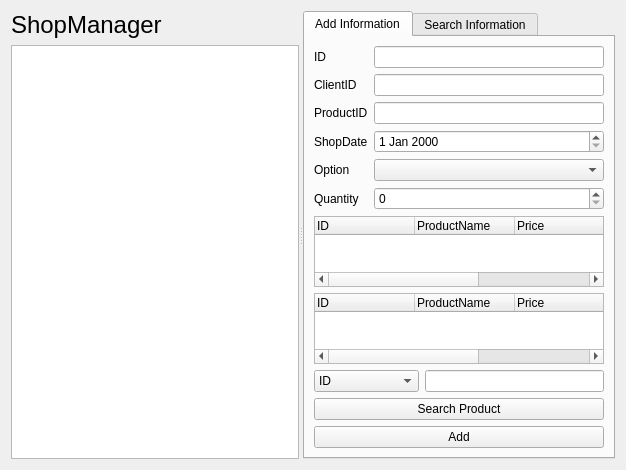
<?xml version="1.0" encoding="UTF-8"?>
<ui version="4.0">
 <class>ShopManagerForm</class>
 <widget class="QWidget" name="ShopManagerForm">
  <property name="geometry">
   <rect>
    <x>0</x>
    <y>0</y>
    <width>626</width>
    <height>385</height>
   </rect>
  </property>
  <property name="windowTitle">
   <string>Form</string>
  </property>
  <layout class="QGridLayout" name="gridLayout_2">
   <item row="0" column="0">
    <widget class="QSplitter" name="splitter">
     <property name="orientation">
      <enum>Qt::Horizontal</enum>
     </property>
     <widget class="QWidget" name="">
      <layout class="QVBoxLayout" name="verticalLayout">
       <item>
        <widget class="QLabel" name="label_5">
         <property name="font">
          <font>
           <pointsize>18</pointsize>
          </font>
         </property>
         <property name="text">
          <string>ShopManager</string>
         </property>
        </widget>
       </item>
       <item>
        <widget class="QTableView" name="tableView"/>
       </item>
      </layout>
     </widget>
     <widget class="QTabWidget" name="tabWidget">
      <property name="currentIndex">
       <number>0</number>
      </property>
      <widget class="QWidget" name="Input">
       <attribute name="title">
        <string>Add Information</string>
       </attribute>
       <layout class="QGridLayout" name="gridLayout">
        <item row="0" column="0">
         <widget class="QLabel" name="label">
          <property name="text">
           <string>ID</string>
          </property>
         </widget>
        </item>
        <item row="0" column="1">
         <widget class="QLineEdit" name="idLineEdit"/>
        </item>
        <item row="1" column="0">
         <widget class="QLabel" name="label_2">
          <property name="text">
           <string>ClientID</string>
          </property>
         </widget>
        </item>
        <item row="1" column="1">
         <widget class="QLineEdit" name="clientIDLineEdit"/>
        </item>
        <item row="2" column="0">
         <widget class="QLabel" name="label_3">
          <property name="text">
           <string>ProductID</string>
          </property>
         </widget>
        </item>
        <item row="2" column="1">
         <widget class="QLineEdit" name="productIDLineEdit"/>
        </item>
        <item row="3" column="0">
         <widget class="QLabel" name="label_4">
          <property name="text">
           <string>ShopDate</string>
          </property>
         </widget>
        </item>
        <item row="3" column="1">
         <widget class="QDateEdit" name="shopDateEdit"/>
        </item>
        <item row="4" column="0">
         <widget class="QLabel" name="label_6">
          <property name="text">
           <string>Option</string>
          </property>
         </widget>
        </item>
        <item row="4" column="1">
         <widget class="QComboBox" name="optionComboBox"/>
        </item>
        <item row="5" column="0">
         <widget class="QLabel" name="label_7">
          <property name="text">
           <string>Quantity</string>
          </property>
         </widget>
        </item>
        <item row="5" column="1">
         <widget class="QSpinBox" name="quantitySpinBox"/>
        </item>
        <item row="6" column="0" colspan="2">
         <widget class="QTreeWidget" name="productTreeWidget">
          <column>
           <property name="text">
            <string>ID</string>
           </property>
          </column>
          <column>
           <property name="text">
            <string>ProductName</string>
           </property>
          </column>
          <column>
           <property name="text">
            <string>Price</string>
           </property>
          </column>
          <column>
           <property name="text">
            <string>ProductType</string>
           </property>
          </column>
          <column>
           <property name="text">
            <string>Option</string>
           </property>
          </column>
          <column>
           <property name="text">
            <string/>
           </property>
          </column>
         </widget>
        </item>
        <item row="7" column="0" colspan="2">
         <widget class="QTreeWidget" name="searchProductTreeWidget">
          <column>
           <property name="text">
            <string>ID</string>
           </property>
          </column>
          <column>
           <property name="text">
            <string>ProductName</string>
           </property>
          </column>
          <column>
           <property name="text">
            <string>Price</string>
           </property>
          </column>
          <column>
           <property name="text">
            <string>Price</string>
           </property>
          </column>
          <column>
           <property name="text">
            <string>Option</string>
           </property>
          </column>
         </widget>
        </item>
        <item row="8" column="0" colspan="2">
         <layout class="QVBoxLayout" name="verticalLayout_5">
          <item>
           <layout class="QHBoxLayout" name="horizontalLayout">
            <item>
             <widget class="QComboBox" name="searchProductComboBox">
              <item>
               <property name="text">
                <string>ID</string>
               </property>
              </item>
              <item>
               <property name="text">
                <string>ProductName</string>
               </property>
              </item>
              <item>
               <property name="text">
                <string>Price</string>
               </property>
              </item>
              <item>
               <property name="text">
                <string>ProductType</string>
               </property>
              </item>
              <item>
               <property name="text">
                <string>Option</string>
               </property>
              </item>
             </widget>
            </item>
            <item>
             <widget class="QLineEdit" name="searchProductLineEdit"/>
            </item>
           </layout>
          </item>
          <item>
           <layout class="QVBoxLayout" name="verticalLayout_3">
            <item>
             <widget class="QPushButton" name="searchProductPushButton">
              <property name="text">
               <string>Search Product</string>
              </property>
             </widget>
            </item>
            <item>
             <widget class="QPushButton" name="addPushButton">
              <property name="text">
               <string>Add</string>
              </property>
             </widget>
            </item>
           </layout>
          </item>
         </layout>
        </item>
       </layout>
      </widget>
      <widget class="QWidget" name="Search">
       <attribute name="title">
        <string>Search Information</string>
       </attribute>
       <layout class="QVBoxLayout" name="verticalLayout_4">
        <item>
         <widget class="QTreeWidget" name="searchTreeWidget">
          <column>
           <property name="text">
            <string>ID</string>
           </property>
          </column>
          <column>
           <property name="text">
            <string>Name</string>
           </property>
          </column>
          <column>
           <property name="text">
            <string>ProductName</string>
           </property>
          </column>
          <column>
           <property name="text">
            <string>Option</string>
           </property>
          </column>
          <column>
           <property name="text">
            <string>Quantity</string>
           </property>
          </column>
          <column>
           <property name="text">
            <string>ShopDate</string>
           </property>
          </column>
          <column>
           <property name="text">
            <string>ClientID</string>
           </property>
          </column>
          <column>
           <property name="text">
            <string>ProductID</string>
           </property>
          </column>
          <column>
           <property name="text">
            <string>TotalPrice</string>
           </property>
          </column>
         </widget>
        </item>
        <item>
         <layout class="QVBoxLayout" name="verticalLayout_2">
          <item>
           <layout class="QHBoxLayout" name="horizontalLayout_3">
            <item>
             <widget class="QComboBox" name="searchComboBox">
              <item>
               <property name="text">
                <string>ID</string>
               </property>
              </item>
              <item>
               <property name="text">
                <string>Name</string>
               </property>
              </item>
              <item>
               <property name="text">
                <string>ProductName</string>
               </property>
              </item>
              <item>
               <property name="text">
                <string>Option</string>
               </property>
              </item>
              <item>
               <property name="text">
                <string>Quantity</string>
               </property>
              </item>
              <item>
               <property name="text">
                <string>ShopDate</string>
               </property>
              </item>
              <item>
               <property name="text">
                <string>ClientID</string>
               </property>
              </item>
              <item>
               <property name="text">
                <string>ProductID</string>
               </property>
              </item>
             </widget>
            </item>
            <item>
             <widget class="QLineEdit" name="searchLineEdit"/>
            </item>
           </layout>
          </item>
          <item>
           <widget class="QPushButton" name="searchPushButton">
            <property name="text">
             <string>Search</string>
            </property>
           </widget>
          </item>
         </layout>
        </item>
       </layout>
      </widget>
     </widget>
    </widget>
   </item>
  </layout>
 </widget>
 <resources/>
 <connections/>
</ui>
